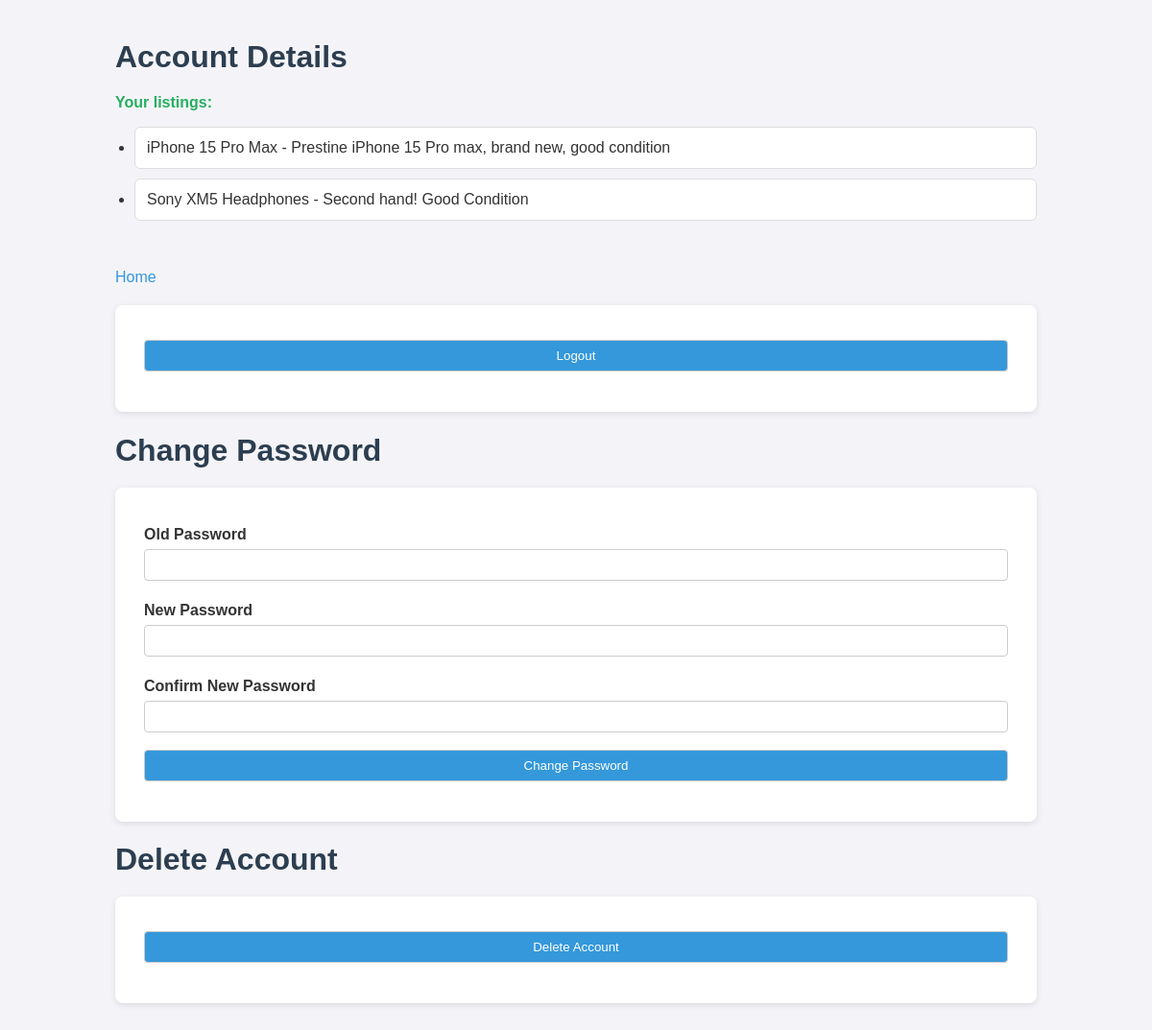
Page /account (signed in) on the committed database.
### models.py (models this page shows)
class Listing(db.Model):
    id = db.Column(db.Integer, primary_key=True)
    name = db.Column(db.String(150), nullable=False)
    description = db.Column(db.String(500), nullable=False)
    price = db.Column(db.Float, nullable=False)
    image_url = db.Column(db.String(500), nullable=False)
    username = db.Column(db.String(150), db.ForeignKey('user.username'))
    is_sold = db.Column(db.Boolean, default=False)
    buyer_username = db.Column(db.String(150), db.ForeignKey('user.username'), nullable=True)

### blueprints/account.py (the view, shortened to what this page needs)
@account_bp.route('/account', methods=['GET', 'POST'])
def account():
    form = changePasswordForm()
    logout_form = logoutForm()
    delete_account = DeleteAccountForm()
    if not session.get('username'):
        return redirect(url_for('auth.login'))
    user_listings = Listing.query.filter_by(username=session['username']).all()
    return render_template('account.html', user_listings=user_listings, form=form, logout_form=logout_form, delete_account=delete_account)

### forms.py
class changePasswordForm(FlaskForm):
    old_password = PasswordField('Old Password', validators=[DataRequired()])
    new_password = PasswordField('New Password', validators=[DataRequired()])
    confirm_password = PasswordField('Confirm New Password', validators=[DataRequired(), EqualTo('new_password', message="Passwords must match")])
    submit = SubmitField('Change Password')

class logoutForm(FlaskForm):
    logoutSubmit = SubmitField('Logout')

### templates/account.html (shortened to what this page needs)
<!DOCTYPE html>
<html lang="en">
<head>
    <link rel="stylesheet" href="{{ url_for('static', filename='css/account.css') }}">
</head>
<body>
    <div class="container">
        <h1>Account Details</h1>
        <p>Your listings:</p>
        <ul>
            {% for listing in user_listings %}
            <li>{{ listing.name }} - {{ listing.description }}</li>
            {% endfor %}
        </ul>
        <a href="/home">Home</a>
        <form method="POST" action="/logout">
            {{ logout_form.logoutSubmit() }}
        </form>
        <h1>Change Password</h1>
        <form method="POST" action="{{ url_for('auth.change_password') }}">
            <label for="old_password">{{ form.old_password.label }}</label>
            {{ form.old_password(size=32) }}<br>
            <label for="new_password">{{ form.new_password.label }}</label>
            {{ form.new_password(size=32) }}<br>
            <label for="confirm_password">{{ form.confirm_password.label }}</label>
            {{ form.confirm_password(size=32) }}<br>
            {{ form.submit() }}
        </form>
        <h1>Delete Account</h1>
        <form method="POST" action="{{ url_for('auth.delete_account') }}" onsubmit="return confirmDeletion()">
            {{ delete_account.submit() }}
        </form>
    </div>
</body>
</html>

### static/css/account.css (style rules this page uses)
*, *::before, *::after { box-sizing: border-box; }
.container { max-width: 1000px; margin: 0 auto; padding: 20px; }
body { font-family: Arial, sans-serif; background-color: #f4f4f8; color: #333; margin: 0; padding: 0; }
h1 { color: #2c3e50; margin-bottom: 20px; }
ul { padding-left: 20px; margin-bottom: 30px; }
ul li { background: #fff; border: 1px solid #ddd; padding: 12px; margin-bottom: 10px; border-radius: 6px; }
form { background: #fff; padding: 30px; margin: 20px 0; border-radius: 8px; box-shadow: 0 2px 6px rgba(0, 0, 0, 0.1); width: 100%; }
label { display: block; font-weight: bold; margin-top: 10px; }
input[type="text"], input[type="password"], input[type="submit"] { width: 100%; padding: 8px; margin-top: 6px; margin-bottom: 12px; border: 1px solid #ccc; border-radius: 4px; }
input[type="submit"] { background-color: #3498db; color: white; cursor: pointer; transition: background 0.2s ease; }
.flash-message, p { color: #27ae60; font-weight: bold; margin-top: 10px; }
a { display: inline-block; margin-top: 20px; color: #3498db; text-decoration: none; }

### rows in the picture
Listing: name "iPhone 15 Pro Max", description "Prestine iPhone 15 Pro max, brand new, good condition"
Listing: name "Sony XM5 Headphones", description "Second hand! Good Condition"
